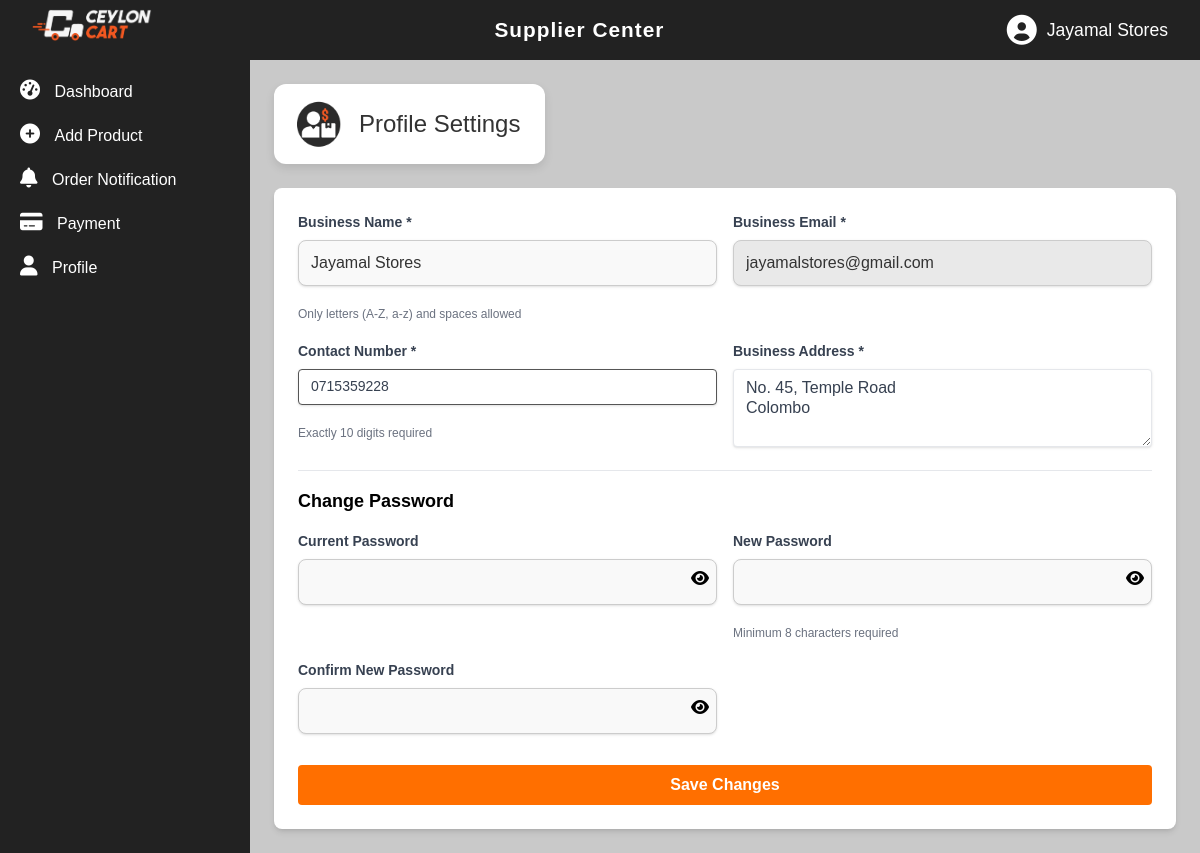
The app's page /ceylon/supplierProfile.php (signed in) with its own data.
### tables this page shows
CREATE TABLE `suppliers` (
  `supplier_id` int(11) NOT NULL,
  `business_name` varchar(100) NOT NULL,
  `business_email` varchar(100) NOT NULL,
  `password` varchar(255) NOT NULL,
  `business_address` text DEFAULT NULL,
  `contact_number` varchar(20) DEFAULT NULL,
  `created_at` timestamp NOT NULL DEFAULT current_timestamp(),
  `updated_at` timestamp NOT NULL DEFAULT current_timestamp() ON UPDATE current_timestamp()
);

### ceylon/supplierProfile.php (the view, shortened to what this page needs)
<?php
include('connection.php');
$supplier_id = $_SESSION['supplier_id'];
$supplier = null;
try {
    $stmt = $conn->prepare("SELECT `supplier_id`, `business_name`, `business_email`, `password`, `business_address`, `contact_number`, `created_at`, `updated_at` FROM `suppliers` WHERE supplier_id = $supplier_id");
    $stmt->execute();
    $result = $stmt->get_result();
    $supplier = $result->fetch_assoc();
} catch (Exception $e) {
    error_log("Profile Error: " . $e->getMessage());
    $error = "Error fetching supplier details";
}
$fieldErrors = [];
?>
<!DOCTYPE html>
<html lang="en">
<head>
    <link rel="stylesheet" href="style.css">
    <link rel="stylesheet" href="https://cdnjs.cloudflare.com/ajax/libs/font-awesome/6.0.0/css/all.min.css">
    <script src="https://cdn.tailwindcss.com"></script>
</head>
<body class="dashboard-body">
    <nav class="navbar">
        <div class="logo-container">
            <img src="./images/suplogo22.png" alt="CeylonCart Logo" class="logo">
        </div>
        <span class="navbar-text">Supplier Center</span>
        <div class="navbar-profile">
            <i class="fas fa-user-circle profile-icon"></i>
            <span><?php echo htmlspecialchars($_SESSION['business_name'] ?? 'Supplier'); ?></span>
        </div>
    </nav>
    <div class="dashboard-container">
        <aside class="sidebar">
            <ul class="sidebar-menu">
                <li class="sidebar-item">
                    <a href="supplierDashboard.php" style="text-decoration: none; color: white;">
                        <i class="fas fa-tachometer-alt sidebar-icon"></i>
                        <span class="sidebar-text">Dashboard</span>
                    </a>
                </li>
                <li class="sidebar-item">
                    <a href="supplierAddProduct.php" style="text-decoration: none; color: white;">
                        <i class="fas fa-plus-circle sidebar-icon"></i>
                        <span class="sidebar-text">Add Product</span>
                    </a>
                </li>
                <li class="sidebar-item">
                    <a href="supplierNotification.php" style="text-decoration: none; color: white;">
                        <i class="fas fa-bell sidebar-icon"></i>
                        <span class="sidebar-text">Order Notification</span>
                    </a>
                </li>
                <li class="sidebar-item">
                    <a href="supplierPayment.php" style="text-decoration: none; color: white;">
                        <i class="fas fa-credit-card sidebar-icon"></i>
                        <span class="sidebar-text">Payment</span>
                    </a>
                </li>
                <li class="sidebar-item">
                    <a href="supplierProfile.php" style="text-decoration: none; color: white;">
                        <i class="fas fa-user sidebar-icon"></i>
                        <span class="sidebar-text">Profile</span>
                    </a>
                </li>
            </ul>
        </aside>
        <main class="main-content p-6">
            <div class="header-container">
                <img src="./images/spicy.png" alt="Spice Hut Logo" class="header-logo">
                <h1>Profile Settings</h1>
            </div>
            <div class="bg-white rounded-lg shadow-md p-6 mt-6">
                <form method="POST" id="profileForm" class="space-y-4">
                    <div class="grid grid-cols-2 gap-4">
                        <div>
                            <label class="block text-gray-700 text-sm font-bold mb-2" for="business_name">
                                Business Name *
                            </label>
                            <input type="text"
                                   id="business_name"
                                   name="business_name"
                                   required
                                   class="shadow appearance-none border <?php echo isset($fieldErrors['business_name']) ? 'border-red-500' : ''; ?> rounded w-full py-2 px-3 text-gray-700 leading-tight focus:outline-none focus:shadow-outline bg-white"
                                   value="<?php echo htmlspecialchars($supplier['business_name'] ?? ''); ?>">
                            <span class="text-xs text-gray-500">Only letters (A-Z, a-z) and spaces allowed</span>
                        </div>
                        <div>
                            <label class="block text-gray-700 text-sm font-bold mb-2" for="business_email">
                                Business Email *
                            </label>
                            <input type="email"
                                   id="business_email"
                                   name="business_email"
                                   readonly
                                   class="shadow appearance-none border rounded w-full py-2 px-3 text-gray-700 leading-tight focus:outline-none focus:shadow-outline bg-gray-100"
                                   value="<?php echo htmlspecialchars($supplier['business_email'] ?? ''); ?>">
                        </div>
                    </div>
                    <div class="grid grid-cols-2 gap-4">
                        <div>
                            <label class="block text-gray-700 text-sm font-bold mb-2" for="contact_number">
                                Contact Number *
                            </label>
                            <input type="tel"
                                   id="contact_number"
                                   name="contact_number"
                                   required
                                   maxlength="10"
                                   class="shadow appearance-none border <?php echo isset($fieldErrors['contact_number']) ? 'border-red-500' : ''; ?> rounded w-full py-2 px-3 text-gray-700 leading-tight focus:outline-none focus:shadow-outline bg-white"
                                   value="<?php echo htmlspecialchars($supplier['contact_number'] ?? ''); ?>">
                            <span class="text-xs text-gray-500">Exactly 10 digits required</span>
                        </div>
                        <div>
                            <label class="block text-gray-700 text-sm font-bold mb-2" for="business_address">
                                Business Address *
                            </label>
                            <textarea id="business_address"
                                      name="business_address"
                                      required
                                      class="shadow appearance-none border rounded w-full py-2 px-3 text-gray-700 leading-tight focus:outline-none focus:shadow-outline bg-white"
                                      rows="3"><?php echo htmlspecialchars($supplier['business_address'] ?? ''); ?></textarea>
                        </div>
                    </div>
                    <div class="border-t border-gray-200 my-4 pt-4">
                        <h3 class="text-lg font-semibold mb-4">Change Password</h3>
                        <div class="grid grid-cols-2 gap-4">
                            <div>
                                <label class="block text-gray-700 text-sm font-bold mb-2" for="current_password">
                                    Current Password
                                </label>
                                <div class="relative">
                                    <input type="password"
                                           id="current_password"
                                           name="current_password"
                                           class="shadow appearance-none border <?php echo isset($fieldErrors['current_password']) ? 'border-red-500' : ''; ?> rounded w-full py-2 px-3 text-gray-700 leading-tight focus:outline-none focus:shadow-outline bg-white pr-10">
                                    <span class="absolute right-2 top-2 cursor-pointer">
                                        <i class="fas fa-eye toggle-password" data-target="current_password"></i>
                                    </span>
                                </div>
                            </div>
                            <div>
                                <label class="block text-gray-700 text-sm font-bold mb-2" for="new_password">
                                    New Password
                                </label>
                                <div class="relative">
                                    <input type="password"
                                           id="new_password"
                                           name="new_password"
                                           class="shadow appearance-none border <?php echo isset($fieldErrors['new_password']) ? 'border-red-500' : ''; ?> rounded w-full py-2 px-3 text-gray-700 leading-tight focus:outline-none focus:shadow-outline bg-white pr-10">
                                    <span class="absolute right-2 top-2 cursor-pointer">
                                        <i class="fas fa-eye toggle-password" data-target="new_password"></i>
                                    </span>
                                </div>
                                <span class="text-xs text-gray-500">Minimum 8 characters required</span>
                            </div>
                            <div>
                                <label class="block text-gray-700 text-sm font-bold mb-2" for="confirm_password">
                                    Confirm New Password
                                </label>
                                <div class="relative">
                                    <input type="password"
                                           id="confirm_password"
                                           name="confirm_password"
                                           class="shadow appearance-none border <?php echo isset($fieldErrors['confirm_password']) ? 'border-red-500' : ''; ?> rounded w-full py-2 px-3 text-gray-700 leading-tight focus:outline-none focus:shadow-outline bg-white pr-10">
                                    <span class="absolute right-2 top-2 cursor-pointer">
                                        <i class="fas fa-eye toggle-password" data-target="confirm_password"></i>
                                    </span>
                                </div>
                            </div>
                        </div>
                    </div>
                    <div class="flex justify-end space-x-4 mt-6">
                        <button type="submit"
                                class="bg-[#FF6F00] hover:bg-[#ff4b00] text-white font-bold py-2 px-4 rounded focus:outline-none focus:shadow-outline transition duration-300 ease-in-out">
                            Save Changes
                        </button>
                    </div>
                </form>
            </div>
        </main>
    </div>
</body>
</html>

### ceylon/style.css (style rules this page uses)
* { margin: 0; padding: 0; box-sizing: border-box; }
body { font-family: 'Arial', sans-serif; background: linear-gradient(135deg, #f4f4f4, #e0e0e0); display: flex; justify-content: center; align-items: center; height: 100vh; padding: 10px; }
.dashboard-body { display: block; justify-content: normal; align-items: normal; height: auto; padding: 0; }
.logo-container { text-align: center; margin-bottom: 10px; }
.logo { max-width: 150px; height: auto; }
form label { display: block; margin-bottom: 8px; font-weight: 600; color: #fff; font-size: 14px; }
form input { width: 100%; padding: 10px; margin-bottom: 15px; border: 1px solid #555; border-radius: 6px; font-size: 14px; background-color: #444; color: #fff; transition: border-color 0.3s ease, box-shadow 0.3s ease; }
button { width: 100%; padding: 12px; border: none; border-radius: 6px; cursor: pointer; font-size: 16px; font-weight: bold; transition: background-color 0.3s ease, transform 0.2s ease; }
a { color: #007bff; text-decoration: none; transition: color 0.3s ease; }
.navbar { display: flex; justify-content: space-between; align-items: center; background-color: #333; color: #fff; padding: 10px 20px; height: 60px; }
.navbar-text { font-size: 20px; font-weight: bold; }
.navbar-profile .profile-icon { font-size: 30px; cursor: pointer; }
.dashboard-container { display: flex; height: calc(100vh - 60px); }
.sidebar { width: 250px; background-color: #222; color: #fff; padding: 20px; }
.sidebar-menu { list-style: none; }
.sidebar-item { display: flex; align-items: center; margin-bottom: 20px; cursor: pointer; transition: color 0.3s ease; }
.sidebar-icon { font-size: 20px; margin-right: 10px; }
.sidebar-text { font-size: 16px; }
.main-content { flex: 1; padding: 20px; background-color: #c9c9c9; overflow-y: auto; }
.header-container { display: flex; align-items: center; width: 30%; background-color: #fff; padding: 15px 20px; border-radius: 12px; box-shadow: 0 4px 10px rgba(0, 0, 0, 0.1); margin-bottom: 20px; }
.header-logo { width: 50px; height: 50px; margin-right: 15px; border-radius: 8px; }
.header-container h1 { font-size: 24px; color: #333; margin: 0; }
input[type="text"], input[type="email"], input[type="password"] { width: 100%; padding: 12px; font-size: 16px; border: 1px solid #ccc; border-radius: 8px; background-color: #f9f9f9; color: #333; transition: border-color 0.3s ease, box-shadow 0.3s ease; }
input[readonly] { background-color: #e9e9e9; cursor: not-allowed; }
label { font-weight: 600; color: #333; margin-bottom: 8px; font-size: 14px; display: block; }

### ceylon/supplierProfile.php (style rules this page uses)
.logo-container { display: flex; align-items: center; }
.logo { width: 120px; height: auto; }
.navbar { background: #222; color: #fff; display: flex; align-items: center; justify-content: space-between; padding: 12px 32px; }
.navbar-text { font-size: 1.3rem; font-weight: bold; letter-spacing: 1px; }
.navbar-profile { display: flex; align-items: center; gap: 10px; font-size: 1.1rem; }
.profile-icon { font-size: 1.7rem; }

### records on screen
suppliers: business_name "Jayamal Stores", business_email "jayamalstores@gmail.com", contact_number "0715359228", business_address "No. 45, Temple Road Colombo"

### other values on screen
$_SESSION['business_name'] "Jayamal Stores"
